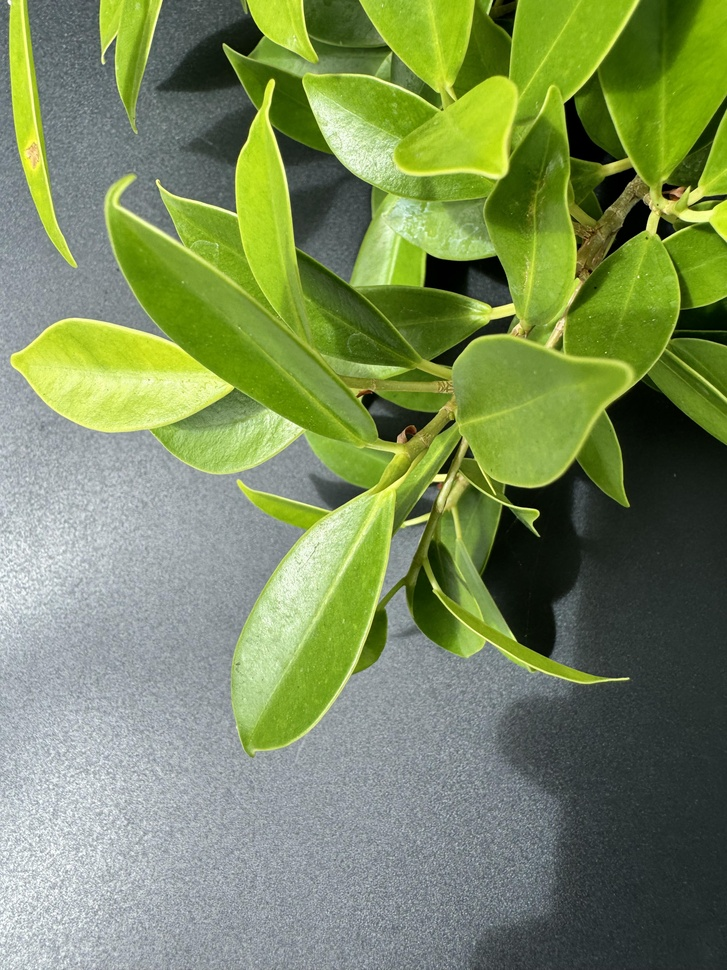
#> input picture Segmentation/TestData/1004.jpg, 727 x 970 px, shrunk from 3024 x 4032 before the run
$ jupyter execute Segmentation.ipynb
#> lines starting #> are read from the running program, lines starting #| are printed output that depends on the picture
[cell 1]
#Import Libraly
import numpy as np
import matplotlib.pyplot as plt
import cv2
from pathlib import Path
import asyncio

[cell 2]
#Read input
input_directory = './TestData/1004.jpg'
image = cv2.imread(input_directory)
#> image is the input picture: shape (970, 727, 3); mean B, G, R 92.7, 139.4, 122
image = cv2.cvtColor(image, cv2.COLOR_BGR2RGB)
plt.imshow(image)

[cell 3]
#reshape + Apply K mean
pixels = image.reshape(-1, 3)

[cell 4]
#Kmean Function
def K_Mean(K, image):
    #setup
#> called with K = 3
    criteria = (cv2.TERM_CRITERIA_EPS + cv2.TERM_CRITERIA_MAX_ITER, 100, 0.2)
    _, labels, centers = cv2.kmeans(pixels.astype(np.float32), K, None, criteria, 10, cv2.KMEANS_RANDOM_CENTERS)
#> centers = [[48.14, 60.66, 38.05], [164.8, 175.2, 162.9], [134.9, 167.1, 46.77]]
    #Convert center to integers
    centers = np.uint8(centers)
#> centers = [[48, 60, 38], [164, 175, 162], [134, 167, 46]]
    # Map each pixel to its corresponding cluster center
    segmented_image = centers[labels.flatten()].reshape(image.shape)
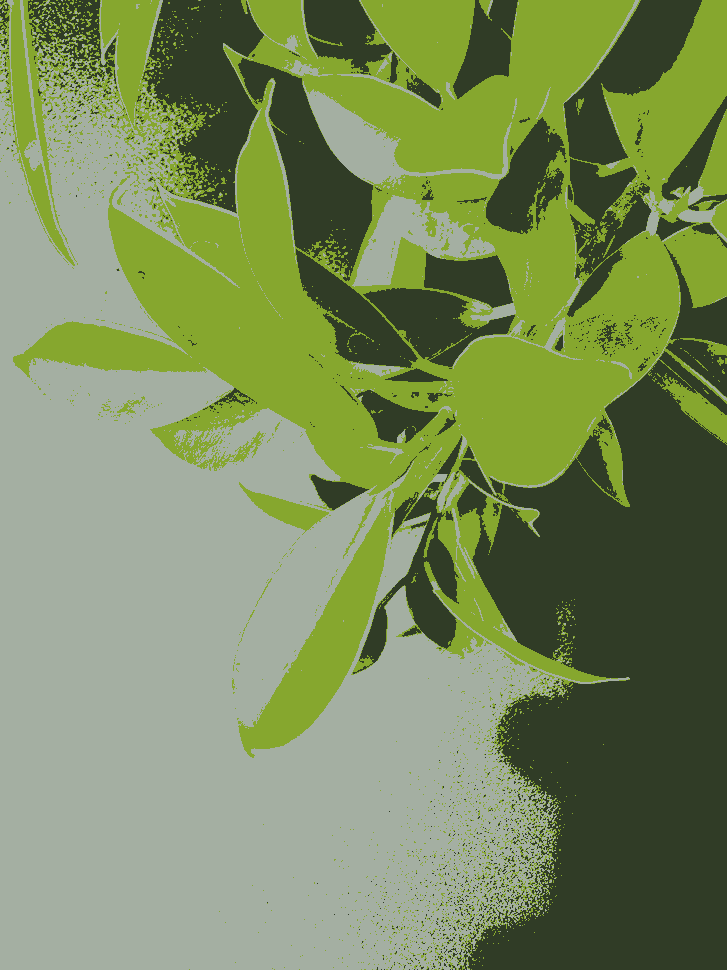
#> segmented_image: shape (970, 727, 3); mean R, G, B 121.4, 139.1, 92.1
    return segmented_image

[cell 5]
K = 3
output = K_Mean(K, image)

plt.figure(figsize=(10, 5))
plt.subplot(1, 2, 1)
plt.title("Original Image")
plt.imshow(image)
plt.axis('off')

plt.subplot(1, 2, 2)
plt.title(f"Segmented Image (K={K})")
plt.imshow(output)
plt.axis('off')

plt.show()
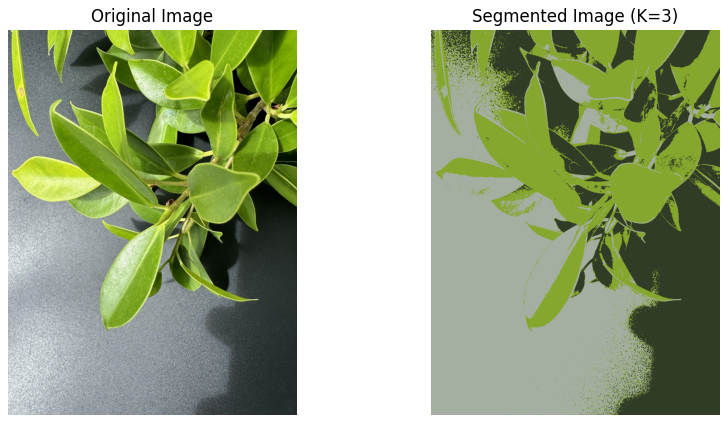
#> figure drawn by matplotlib, 2 panels

$ run again, with Segmentation/TestData/1001.jpg copied over Segmentation/TestData/1004.jpg
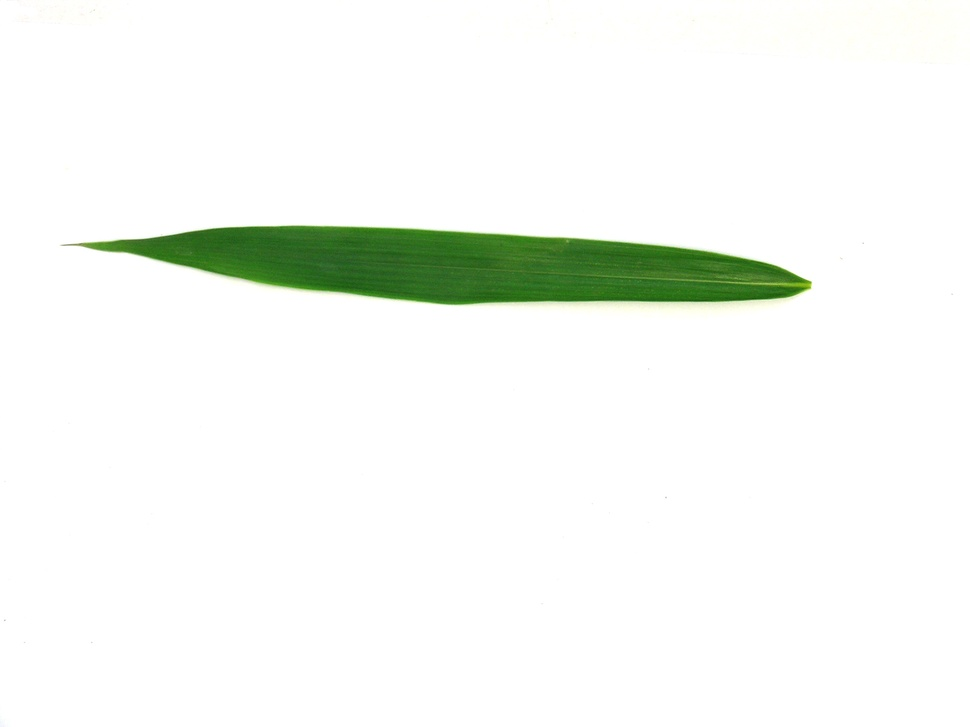
#> input picture Segmentation/TestData/1001.jpg, 970 x 727 px, shrunk from 1600 x 1200 before the run
#> image is the input picture: shape (727, 970, 3); mean B, G, R 242.7, 247.3, 244.1
#> in K_Mean, `_, labels, centers = cv2.kmeans(pixels.astype(np.float32), K, None, cr..`: centers = [[156.4, 192.9, 126.7], [255.8, 255.8, 255.5], [52.01, 111.6, 32.61]]
#> in K_Mean, `centers = np.uint8(centers)`: centers = [[156, 192, 126], [255, 255, 255], [52, 111, 32]]
#> `plt.show()`:
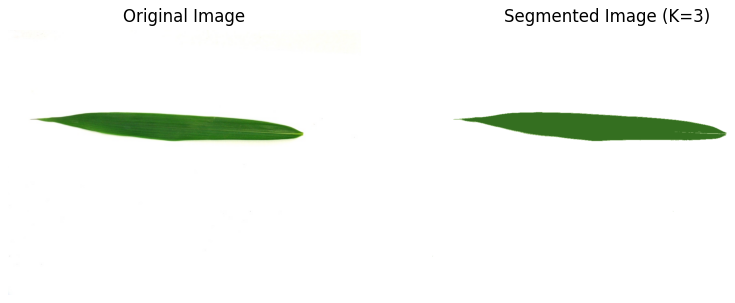
#> figure drawn by matplotlib, 2 panels

$ run again, with Segmentation/TestData/1002.jpg copied over Segmentation/TestData/1004.jpg
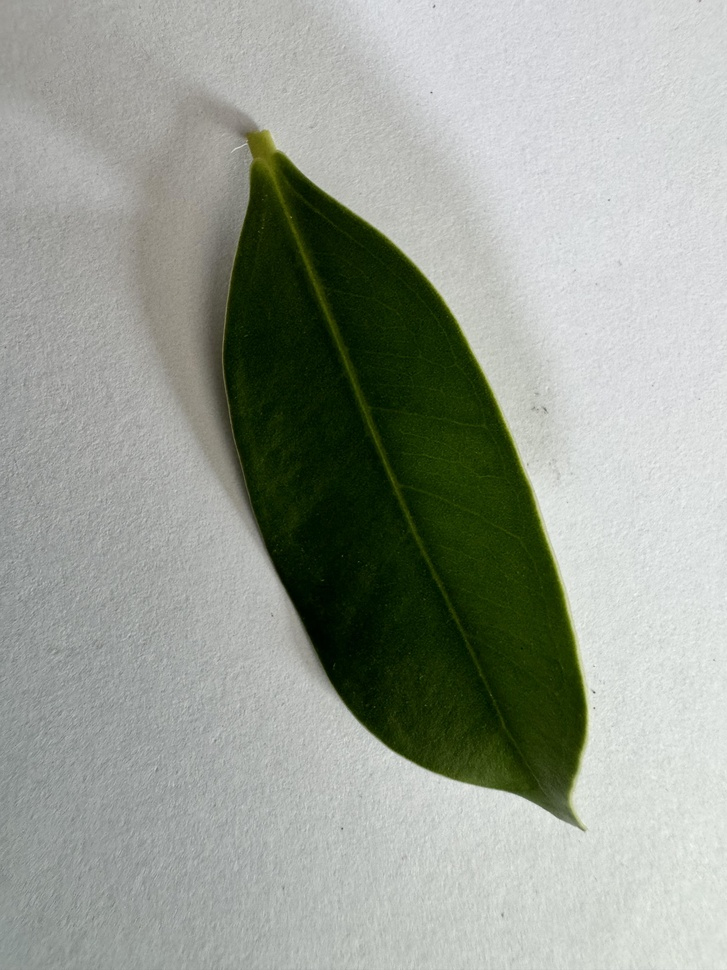
#> input picture Segmentation/TestData/1002.jpg, 727 x 970 px, shrunk from 3024 x 4032 before the run
#> image is the input picture: shape (970, 727, 3); mean B, G, R 147.8, 157.6, 151.9
#> in K_Mean, `_, labels, centers = cv2.kmeans(pixels.astype(np.float32), K, None, cr..`: centers = [[211.1, 214.1, 211.9], [161.1, 163, 158.8], [21.83, 39.78, 5.02]]
#> in K_Mean, `centers = np.uint8(centers)`: centers = [[211, 214, 211], [161, 163, 158], [21, 39, 5]]
#> in K_Mean, `segmented_image = centers[labels.flatten()].reshape(image.shape)`:
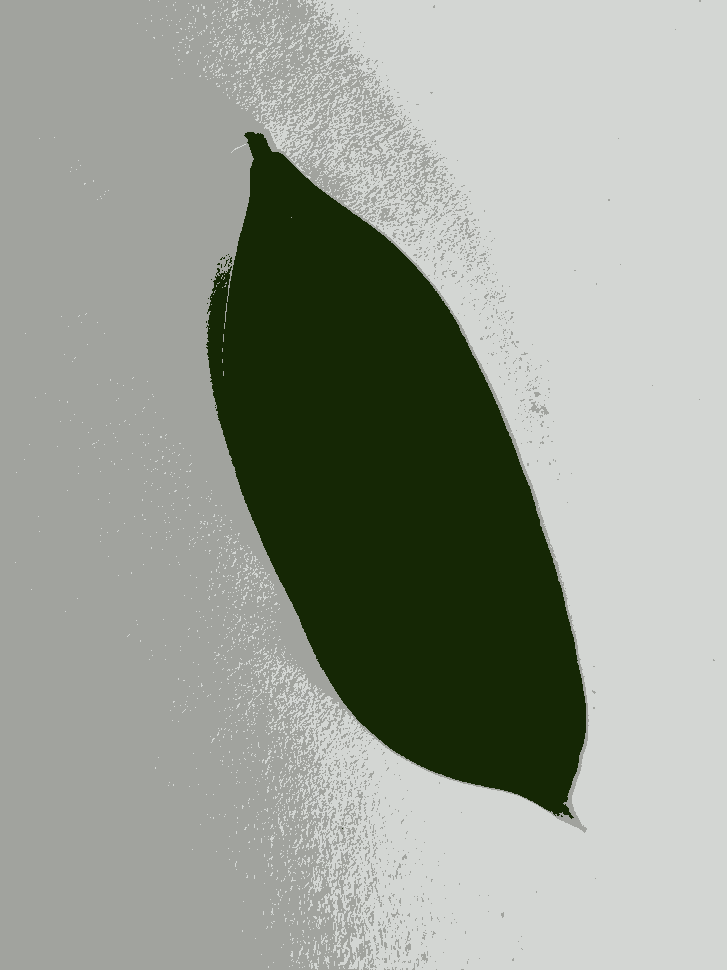
#> segmented_image: shape (970, 727, 3); mean R, G, B 151.7, 157.4, 147.2
#> `plt.show()`:
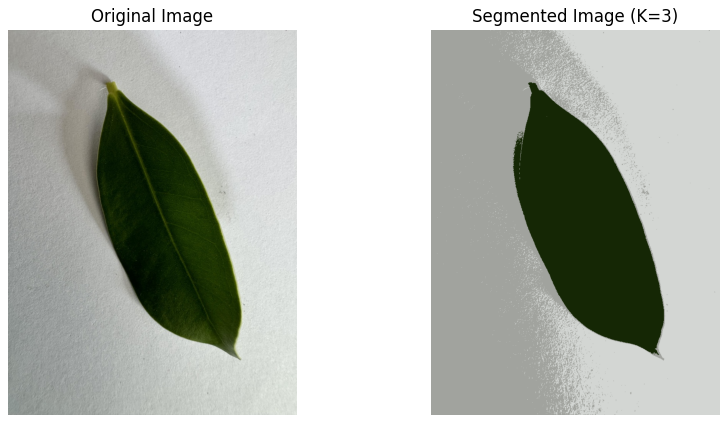
#> figure drawn by matplotlib, 2 panels

$ run again, with Segmentation/TestData/1003.jpg copied over Segmentation/TestData/1004.jpg
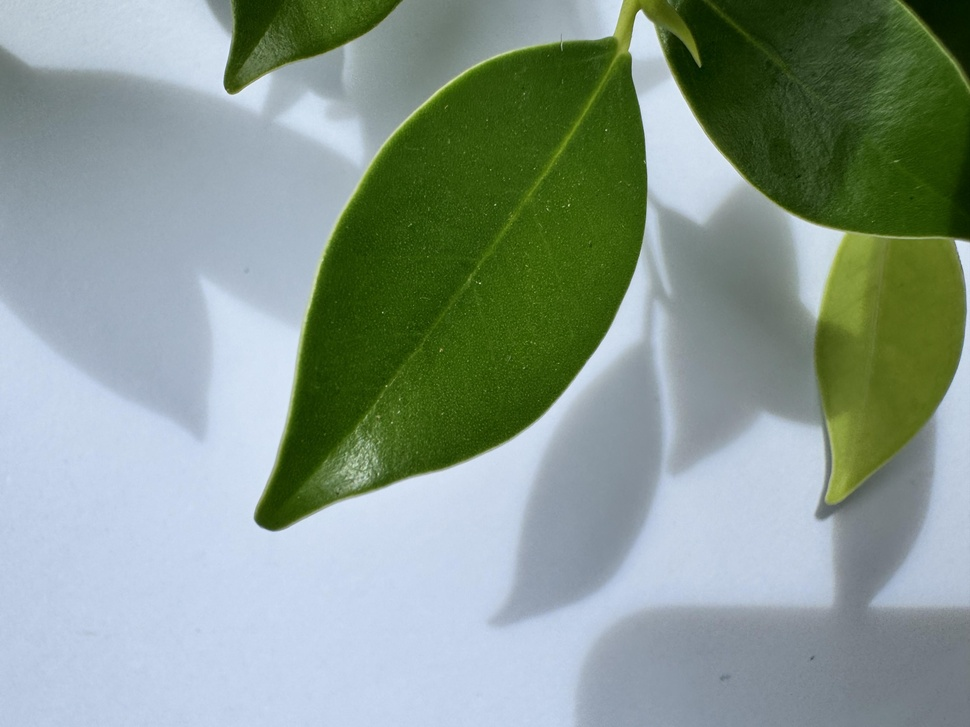
#> input picture Segmentation/TestData/1003.jpg, 970 x 727 px, shrunk from 4032 x 3024 before the run
#> image is the input picture: shape (727, 970, 3); mean B, G, R 142.3, 152.8, 135.5
#> in K_Mean, `_, labels, centers = cv2.kmeans(pixels.astype(np.float32), K, None, cr..`: centers = [[136.9, 148.7, 151.5], [192.5, 207, 225.6], [54.06, 80.67, 16.17]]
#> in K_Mean, `centers = np.uint8(centers)`: centers = [[136, 148, 151], [192, 206, 225], [54, 80, 16]]
#> in K_Mean, `segmented_image = centers[labels.flatten()].reshape(image.shape)`:
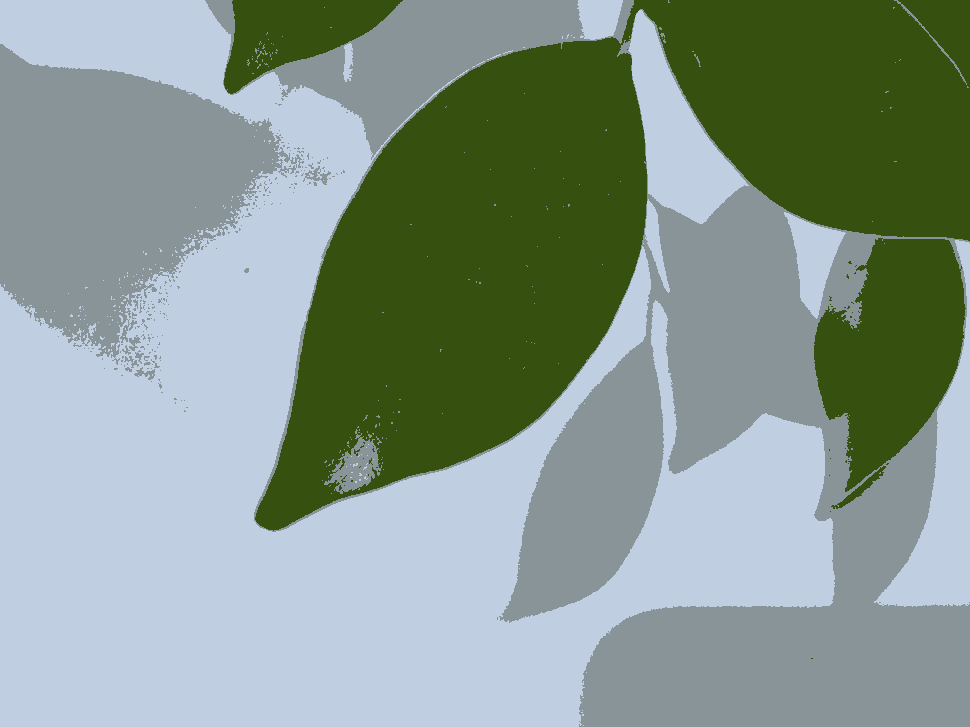
#> segmented_image: shape (727, 970, 3); mean R, G, B 135, 152, 141.9
#> `plt.show()`:
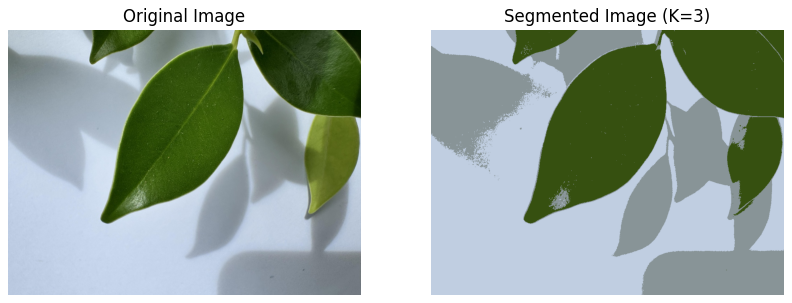
#> figure drawn by matplotlib, 2 panels
